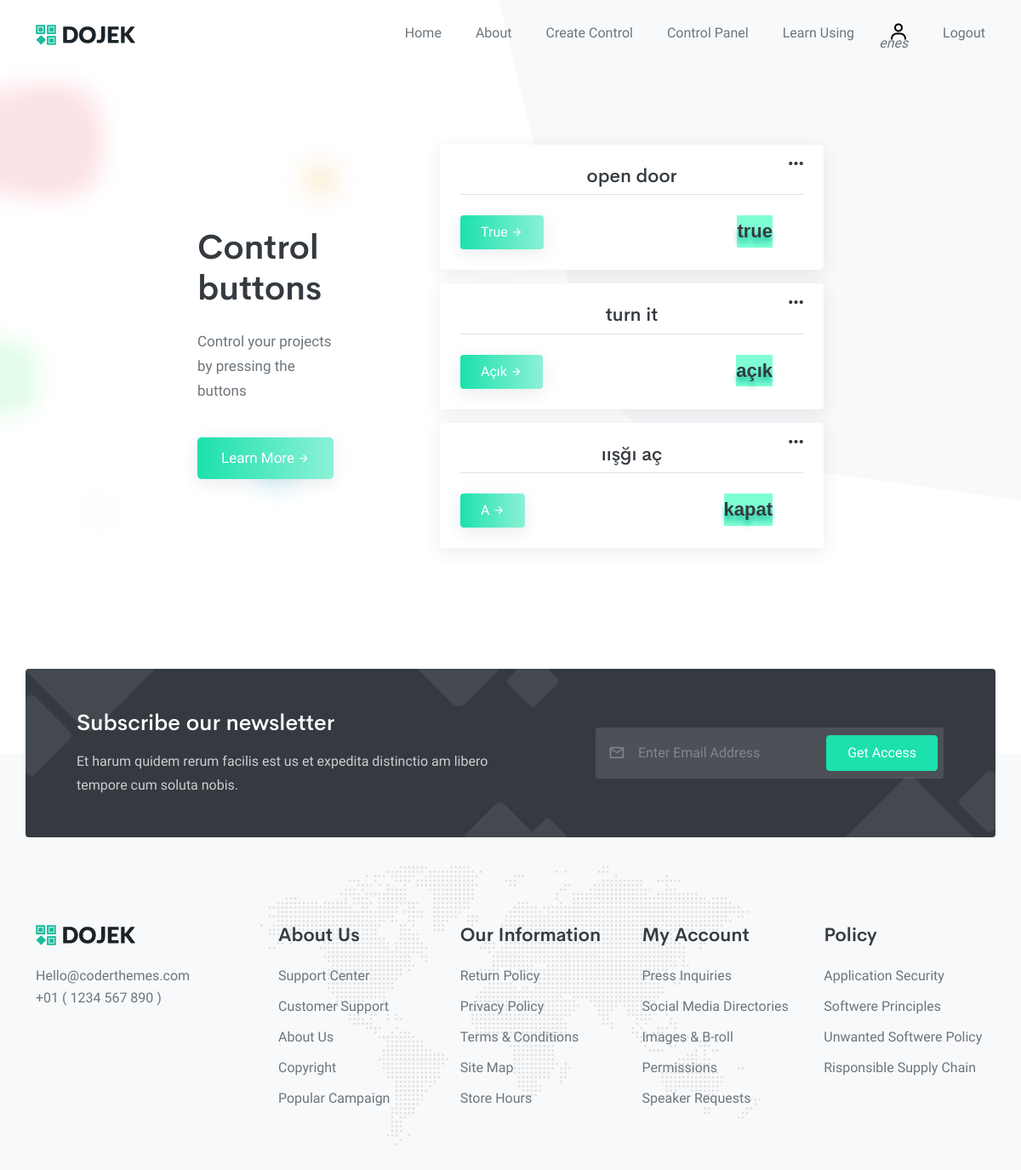
The app's page /control/ (signed in) with its own data.
### web/models.py (models this page shows, shortened)
class Workshop(models.Model):
    HARDWARE_TYPE = (
        ('1', 'NodeMCU'),
        ('2', 'ESP8266'),
    )
    IDE_TYPE = (
        ('1', 'Arduino IDE'),
        ('2', 'PlatformIO'),
        ('2', _('Other')),
    )
    hardware = models.CharField(choices=HARDWARE_TYPE, max_length=1,default=HARDWARE_TYPE[0][0], null=True, blank=True)
    ide = models.CharField(choices=IDE_TYPE, max_length=1,default=IDE_TYPE[0][0], null=True, blank=True)
    user = models.ForeignKey(User, on_delete=models.CASCADE, related_name='workshop')
    date_added = models.DateTimeField(auto_now_add=True)
    wifi = models.ForeignKey(Wifie, on_delete=models.CASCADE)
    secret_key = models.CharField(max_length=25)
    url = models.CharField(max_length=100)
    actname = models.CharField(max_length=150)
    def_resp = models.CharField(max_length=150)
    expected_resp = models.CharField(max_length=150)
    current_resp = models.CharField(max_length=150, null=True, blank=True)
    is_fixed = models.BooleanField(default=False)
    duration = models.IntegerField(default=0, help_text=_("turns default in seconds"))
    usage_count = models.IntegerField(default=0)
    class Meta:
        verbose_name = _('Workshop')
        verbose_name_plural = _('Workshops')

### web/views.py (the view, shortened to what this page needs)
# urls.py: path('control/', views.control_panel, name='control_panel'),
def control_panel(request):
    workshops = Workshop.objects.filter(user=request.user).order_by('-usage_count')
    return render(request, 'web/controls.html', {'workshops':workshops})

### templates/web/controls.html (shortened to what this page needs)
{% extends 'base.html' %}
{% load static %}
{% load i18n %}
{% block content %}
<section class="hero-5" id="home">
    <div class="container">
        <div class="row align-items-center justify-content-center">
            <div id="main" class="col-lg-2">
                <h1 id="main_title" class="mb-4 display-6 fw-semibold noselect">{% translate "Control buttons" %} </h1>
                <p id="main_p" class="text-muted fs-17 noselect">{% if request.user.is_authenticated %}{% if request.user.workshop %}{% translate "Control your projects by pressing the buttons"%} {% else %}{% translate "Create your worksop. But first take a look to the documentation." %} {% endif %}{% else %}  {% translate "Register an account, define your url in your Arduino/NodeMCU IDE. That's it!" %}{% endif %}</p>
                <a href="{% url 'docs' %}" id="learn_btn" class="btn btn-lg btn-gradient-success mt-4 mb-4 mb-lg-0">{% translate "Learn More"  %}<i class="mdi mdi-arrow-right fs-14 ms-1"></i></a>
            </div>
            {% if request.user.is_authenticated %}
            <div class="col-md-8 col-lg-5 offset-lg-1">
                {% for workshop in workshops %}
                <div class="card mb-3" id="card">
                    <div class="card-body p-4 ">
                        <i class='bx bx-dots-horizontal-rounded dots' id="dots" data-dot="{{forloop.counter}}"></i>
                        <h5 id="wifi_h5" class="border-bottom text-center fs-22 pb-2 mb-4 noselect">{{workshop.actname}}</h5>
                        <p id="response" class="response">{{workshop.current_resp}}</p>
                        <a data-workshop-id="{{ workshop.id }}" data-workshop-def="{{ workshop.def_resp }}" data-workshop-exp="{{ workshop.expected_resp }}" class="btn btn-md btn-gradient-success mt-0 mb-4 mb-lg-0 wake">{{workshop.expected_resp|title}}<i class="mdi mdi-arrow-right fs-14 ms-1"></i></a>
                    </div>
                </div>
                {% endfor %}
            {% else %}
            <a href="{% url 'signup' %}"  class="btn btn-lg btn-gradient-success mt-4 mb-4 mb-lg-0">{% translate "Sign-Up"  %}<i class="mdi mdi-arrow-right fs-14 ms-1"></i></a>
            {% endif %}
        </div>
    </div>
 </section>
{% endblock content %}

### templates/base.html (shortened to what this page needs)
{% load static %}
<!DOCTYPE html>
<html lang="en" class="no-js">
    <head>
        <link href='https://unpkg.com/boxicons@2.1.2/css/boxicons.min.css' rel='stylesheet'>
        <link rel="stylesheet" href="{% static 'css/mklb.css' %}" type="text/css" />
        <link rel="stylesheet" href="{% static 'css/swiper-bundle.min.css' %}" type="text/css" />
        <link rel="stylesheet" type="text/css" href="{% static 'css/materialdesignicons.min.css' %}" />
        <link rel="stylesheet" href="{% static 'css/bootstrap.min.css' %}" type="text/css" />
        <link rel="stylesheet" type="text/css" href="{% static 'css/style.css' %}" />
    </head>
    <body data-bs-spy="scroll" data-bs-target=".navbar" data-bs-offset="60">
        <nav class="navbar navbar-expand-lg fixed-top navbar-custom sticky-dark" id="navbar-sticky">
            <div class="container">
                <a class="logo text-uppercase" href="/">
                    <img src="{% static 'images/logo-dark.png' %}" alt="" />
                </a>
                <div class="collapse navbar-collapse" id="navbarCollapse">
                    <ul class="navbar-nav ms-auto navbar-center" id="mySidenav">
                        <li class="nav-item">
                            <a href="{% url 'home' %}" class="nav-link">Home</a>
                        </li>
                        <li class="nav-item">
                            <a href="#about" class="nav-link">About</a>
                        </li>
                        {% if request.user.is_authenticated %}
                        <li class="nav-item">
                            <a href="{% url 'config' %}" class="nav-link">Create Control</a>
                        </li>
                        <li class="nav-item">
                            <a href="{% url 'control_panel' %}" class="nav-link">Control Panel</a>
                        </li>
                        {% endif %}
                        <li class="nav-item">
                            <a href="{% url 'docs' %}" class="nav-link">Learn Using</a>
                        </li>
                        {% if request.user.is_authenticated %}
                        <li title="{{request.user.username}}" class="nav-item">
                            <a href="{% url 'profile' %}"  class="nav-link icon-link"><i class='bx bx-user icon-link'></i><i id="username_in_menu" style="text-decoration:none;position:absolute;left:-45%;top:18px;">{{request.user.username}}</i></a>
                        </li>
                        <li title="{{request.user.username}}" class="nav-item">
                            <a href="{% url 'logout' %}" class="nav-link">Logout</a>
                        </li>
                        {% else %}
                        <li class="nav-item">
                            <a href="/login" class="nav-link">Login</a>
                        </li>
                        {% endif %}
                    </ul>
                </div>
            </div>
        </nav>
{% block content %}
{% endblock content %}
<br>
<br>
<br>
<br>
        <section class="footer bg-light">
            <div class="cta-content">
                <div class="container">
                    <div class="row bg-dark cta-bg p-5 rounded align-items-center">
                        <div class="col-lg-6">
                            <h3 class="text-white fs-26 mb-3">Subscribe our newsletter</h3>
                            <p class="text-white opacity-75 mb-4 mb-lg-0">Et harum quidem rerum facilis est us et expedita distinctio am libero tempore cum soluta nobis.</p>
                        </div>
                        <div class="col-lg-5 offset-lg-1">
                            <div class="subscribe-form">
                                <i class="mdi mdi-email-outline form-icon"></i>
                                <input type="email" class="form-control" id="exampleFormControlInput1" placeholder="Enter Email Address" />
                                <a href="javascript:void(0);" class="btn btn-primary form-btn">Get Access</a>
                            </div>
                        </div>
                    </div>
                </div>
            </div>
            <div class="container">
                <div class="row">
                    <div class="col-lg-3 text-center text-lg-start">
                        <div class="footer-logo mb-4">
                            <a href="#">
                                <img src="{% static 'images/logo-dark.png' %}" alt="" />
                            </a>
                        </div>
                        <a href="#" class="text-muted">Hello@coderthemes.com</a>
                        <p class="text-muted">+01 ( 1234 567 890 )</p>
                    </div>
                    <div class="col-lg-9">
                        <div class="row">
                            <div class="col-sm-6 col-md-3">
                                <h5 class="fs-22 mb-3 fw-semibold">About Us</h5>
                                <ul class="list-unstyled footer-nav">
                                    <li><a href="javascript:void(0);" class="footer-link">Support Center</a></li>
                                    <li><a href="javascript:void(0);" class="footer-link">Customer Support</a></li>
                                    <li><a href="javascript:void(0);" class="footer-link">About Us</a></li>
                                    <li><a href="javascript:void(0);" class="footer-link">Copyright</a></li>
                                    <li><a href="javascript:void(0);" class="footer-link">Popular Campaign</a></li>
                                </ul>
                            </div>
                            <div class="col-sm-6 col-md-3">
                                <h5 class="fs-22 mb-3 fw-semibold">Our Information</h5>
                                <ul class="list-unstyled footer-nav">
                                    <li><a href="javascript:void(0);" class="footer-link">Return Policy</a></li>
                                    <li><a href="javascript:void(0);" class="footer-link">Privacy Policy</a></li>
                                    <li><a href="javascript:void(0);" class="footer-link">Terms & Conditions</a></li>
                                    <li><a href="javascript:void(0);" class="footer-link">Site Map</a></li>
                                    <li><a href="javascript:void(0);" class="footer-link">Store Hours</a></li>
                                </ul>
                            </div>
                            <div class="col-sm-6 col-md-3">
                                <h5 class="fs-22 mb-3 fw-semibold">My Account</h5>
                                <ul class="list-unstyled footer-nav">
                                    <li><a href="javascript:void(0);" class="footer-link">Press Inquiries</a></li>
                                    <li><a href="javascript:void(0);" class="footer-link">Social Media Directories</a></li>
                                    <li><a href="javascript:void(0);" class="footer-link">Images & B-roll</a></li>
                                    <li><a href="javascript:void(0);" class="footer-link">Permissions</a></li>
                                    <li><a href="javascript:void(0);" class="footer-link">Speaker Requests</a></li>
                                </ul>
                            </div>
                            <div class="col-sm-6 col-md-3">
                                <h5 class="fs-22 mb-3 fw-semibold">Policy</h5>
                                <ul class="list-unstyled footer-nav">
                                    <li><a href="javascript:void(0);" class="footer-link">Application Security</a></li>
                                    <li><a href="javascript:void(0);" class="footer-link">Softwere Principles</a></li>
                                    <li><a href="javascript:void(0);" class="footer-link">Unwanted Softwere Policy</a></li>
                                    <li><a href="javascript:void(0);" class="footer-link">Risponsible Supply Chain</a></li>
                                </ul>
                            </div>
                        </div>
                    </div>
                </div>
            </div>
        </section>
    </body>
</html>

### static/css/style.css (style rules this page uses)
.bg-dark { background-color: #343a40 !important; }
.bg-light { background-color: #f8f9fa !important; }
.text-white { color: #fff !important; }
.text-muted { color: #6c757d; }
body { font-family: "Mandali", sans-serif; font-size: 16px; color: #343a40; padding-right: 0 !important; }
h1, h2, h3, h4, h5, h6 { font-family: "Cerebri Sans,sans-serif"; }
a { text-decoration: none !important; outline: none; }
p { line-height: 1.7; }
html { scroll-padding-top: 59px; }
.row>* { position: relative; }
.fw-semibold { font-weight: 600; }
.fs-14 { font-size: 14px; }
.fs-17 { font-size: 17px; }
.fs-22 { font-size: 22px; }
.fs-26 { font-size: 26px; }
.btn { padding: 8px 24px; border: 1px solid; font-size: 16px; -webkit-transition: all 0.5s; transition: all 0.5s; font-family: "Mandali", sans-serif; }
.btn.btn-lg { padding: 12px 28px; font-size: 17px; }
.btn.btn-primary { background-color: #1ce1ac !important; border: 1px solid #1ce1ac !important; color: #fff !important; }
.btn.btn-gradient-success { background: -webkit-gradient(linear, left top, right top, from(#1ce1ac), to(#8cf1d6)); background: linear-gradient(to right, #1ce1ac 0%, #8cf1d6 100%); border: none; color: #fff; -webkit-box-shadow: 0 5px 20px rgba(52, 58, 64, 0.1); box-shadow: 0 5px 20px rgba(52, 58, 64, 0.1); }
.card { border: none; -webkit-box-shadow: 0 5px 20px rgba(52, 58, 64, 0.1); box-shadow: 0 5px 20px rgba(52, 58, 64, 0.1); }
.navbar-custom { padding: 20px 0px; padding-right: 0 !important; width: 100%; border-radius: 0px; z-index: 999; margin-bottom: 0px; -webkit-transition: all 0.5s ease-in-out; transition: all 0.5s ease-in-out; }
.navbar-custom .navbar-nav .nav-item .nav-link { position: relative; line-height: 26px; color: #6c757d; font-size: 16px; display: inline-block; -webkit-transition: all 0.5s; transition: all 0.5s; background-color: transparent !important; padding: 6px 0; margin: 0 20px; font-weight: 500; font-family: "Mandali", sans-serif; }
.icon-link { text-decoration: none; color: black; font-style: normal; font-size: 24px; }
.navbar-custom .navbar-nav .nav-item:last-child .nav-link { margin-right: 0; }
.navbar-custom .navbar-nav .nav-link { padding-right: 0px; padding-left: 0px; }
.footer { position: relative; padding: 200px 0 50px; }
.footer .footer-nav li { padding: 6px 0; }
.footer .footer-nav li .footer-link { color: #6c757d; position: relative; -webkit-transition: all 0.3s ease-in-out; transition: all 0.3s ease-in-out; }
.footer .footer-nav li .footer-link::after { content: ""; background-color: #1ce1ac; position: absolute; top: 14px; left: 0; height: 5px; width: 0px; border-radius: 10px; -webkit-transition: all 0.3s ease-in-out; transition: all 0.3s ease-in-out; }
.footer.bg-light { background-image: url("../images/footer-light-bg.png"); background-repeat: no-repeat; background-position: bottom; }
.footer .cta-content { position: absolute; top: -100px; left: 0; right: 0; }
.footer .cta-content .cta-bg { background-image: url("../images/cta-bg.png"); background-size: cover; background-repeat: no-repeat; background-position: center center; }
.footer .cta-content .subscribe-form { position: relative; }
.footer .cta-content .subscribe-form .form-control { background-color: rgba(255, 255, 255, 0.12); padding: 8px 150px 8px 50px; border-radius: 4px; min-height: 62px; color: #fff; border-color: transparent; }
.footer .cta-content .subscribe-form .form-control::placeholder { color: #fff; opacity: 0.3; }
.footer .cta-content .subscribe-form .form-icon { position: absolute; top: 50%; left: 16px; -webkit-transform: translateY(-50%); transform: translateY(-50%); color: #fff; opacity: .3; font-size: 20px; }
.footer .cta-content .subscribe-form .form-btn { position: absolute; top: 50%; -webkit-transform: translateY(-50%); transform: translateY(-50%); right: 8px; }
.form-control { background-color: #fafafa; border-color: #e2e7f1; }
.hero-5 { position: relative; padding: 170px 0 130px; background-image: url("../images/heros/hero-5-bg.png"); background-size: cover; background-repeat: no-repeat; background-position: center center; width: 100%; }

### records on screen
Workshop: actname "open door", current_resp "true", expected_resp "True"
Workshop: actname "turn it", current_resp "açık", expected_resp "Açık"
Workshop: actname "ıışğı aç", current_resp "kapat", expected_resp "A"

### other values on screen
{{ request.user.username }} "enes"
